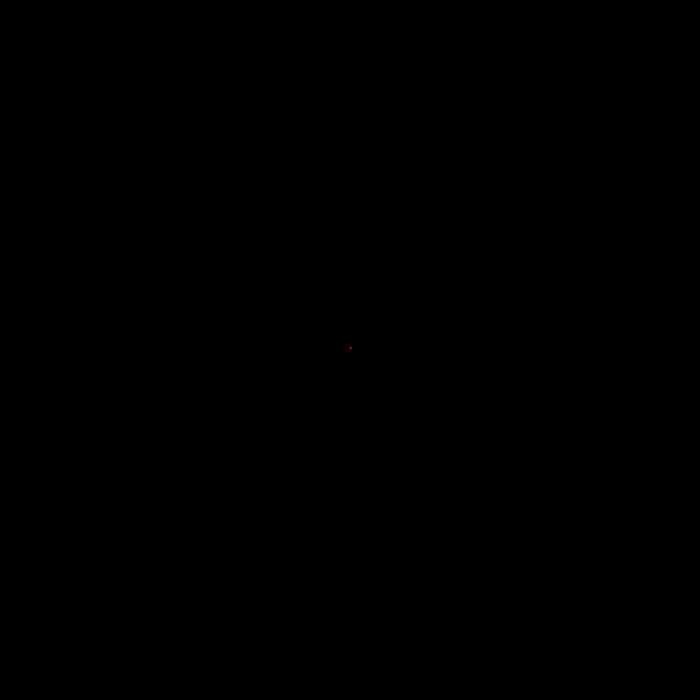
Frame 1 (no input)
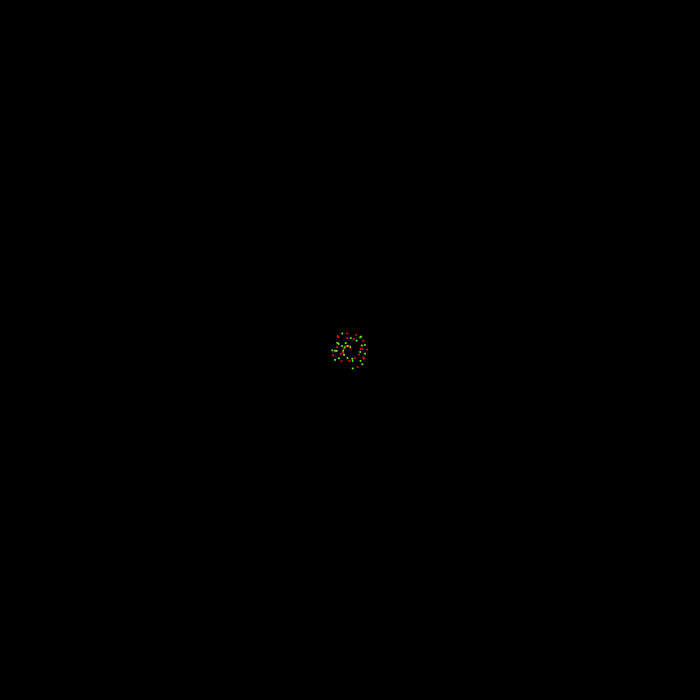
Frame 60 (the mouse pressed at the canvas centre just before this capture)
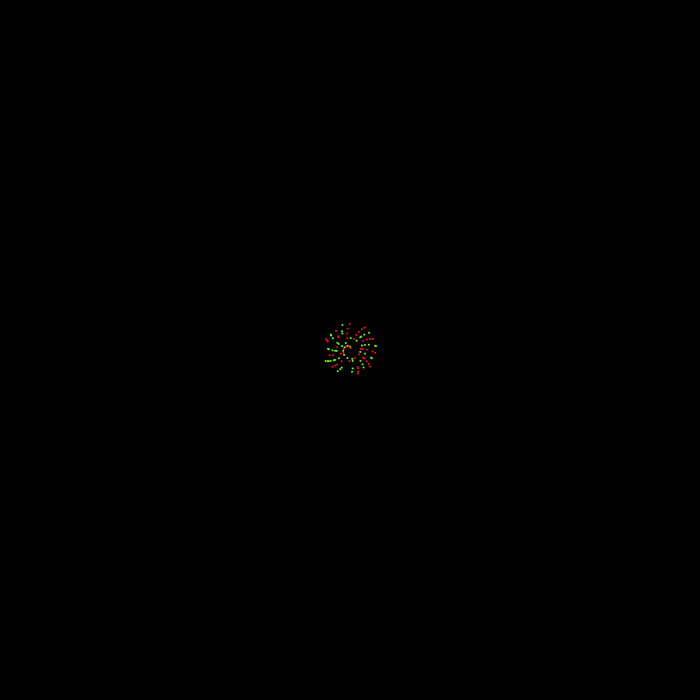
Frame 120 (the mouse held since frame 60 and released just before this capture)

The Processing sketch that drew these frames (run headless with seeded random() and noise(); from frame 60 on, the mouse is pressed at the canvas centre):

// Processing sketch: processing_126272
// ── processing_126272.pde

//Will run until stopped!
//Plots each number n according to the function in getNumLoc
//Default uses polar coordinates n |-> (sqrt(n), n)
//Also, Red and Green for primes of form 4k+1 and 4k-1 -- It's Christmas time!
float scale = 1;
void setup() {
  size(700, 700);
  background(0);
}
int num = 6;
void draw() {
  translate(width/2, height/2);
  noStroke();
  fill(255);
  if (isPrime(num-1))
   plotNum(num-1);
  else if (isPrime(num+1))
    plotNum(num+1);
  num += 6;
}

void plotNum(int n){
    if(n%4 == 1)
      fill(255,0,50);
    else
      fill(100, 255, 0);
    PVector loc = getNumLoc(n);
    ellipse(loc.x, loc.y, 2, 2); 
}

PVector getNumLoc(int p) {
  float theta = scale*p;
  float rad = sqrt(scale*p);
  return new PVector(rad*cos(theta), rad*sin(theta));
}



boolean isPrime(int p)
{
  if (p<2)
    return false;
  if (p == 2 || p == 3)
    return true;
  if (p%2 == 0 || p%3 == 0)
    return false;
  int maxcheck = floor(sqrt(p))+1;
  for (int f = 6; f<maxcheck; f += 6) {
    if (p%(f-1) == 0 || p%(f+1)==0) //Uses the fact that all primes are one more or one less than a multiple of 6 (past 2, 3)
      return false;
  }
  return true;
}
